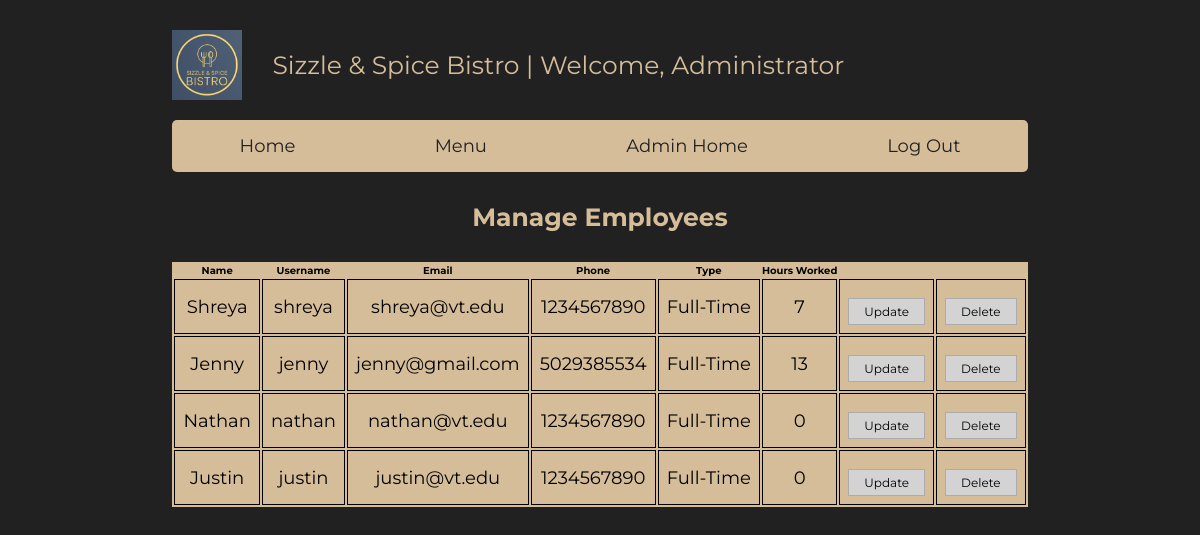
The page /restaurant-app/Admin/ManageEmp.php on the database its author committed.
### tables this page shows
CREATE TABLE `employee` (
  `emp_id` int(11) NOT NULL,
  `emp_name` varchar(20) NOT NULL,
  `emp_email` varchar(35) NOT NULL,
  `emp_type` enum('Full-Time','Part-Time') NOT NULL,
  `emp_phone` varchar(13) NOT NULL,
  `hours_worked` float NOT NULL DEFAULT 0,
  `emp_username` varchar(11) NOT NULL,
  `emp_password` varchar(11) NOT NULL
);

### restaurant-app/Admin/ManageEmp.php (the view, shortened to what this page needs)
<?php
require_once('../Connect.php');
$request = "select * from employee";
$query = mysqli_query($connection, $request);
?>
<!DOCTYPE html>
<html lang="en">
<head>
   <link rel="stylesheet" href="https://cdn.jsdelivr.net/npm/swiper@8/swiper-bundle.min.css" />
   <link rel="stylesheet" href="https://cdnjs.cloudflare.com/ajax/libs/font-awesome/6.2.0/css/all.min.css">
   <link rel="stylesheet" href="../style.css">
</head>
<body style="text-align:center; display:flex;">
<section class="header">
   <div class="flex">
      <div class="img-logo">
         <img src="../images/ResLogo.png" alt="Restaurant Logo">
      </div>
      <a class="logo">Sizzle & Spice Bistro | Welcome,
        <?php
                if (isset($_SESSION['admin_name'])) {
                    echo $_SESSION['admin_name'];
                } else {
                    echo "Administrator";
                }
        ?>
      </a>
   </div>
   <nav class="navbar">
      <a href="../index.php">Home</a>
      <a href="../Menu.php">Menu</a>
      <a href="AdminHome.php">Admin Home</a>
      <a href="../LogOut.php">Log Out</a>
   </nav>
<table>
<h1> Manage Employees <h1>
    <thead>
      <?php
         if (mysqli_num_rows($query) != 0) {
         ?>
    <tr>
        <th>Name</th>
        <th>Username</th>
        <th>Email</th>
        <th>Phone</th>
        <th>Type</th>
        <th>Hours Worked</th>
        <th></th>
    </tr>
    <?php } ?>
    </thead>
        <?php
          if ($query && mysqli_num_rows($query) == 0) {
            echo '<br><h1 style="color: var(--sub-color);">No Employees found<h1>';
         }
         else {
          while($row = $query->fetch_assoc()){
        ?>
        <tr>
            <td><?php echo $row['emp_name'];?></td>
            <td><?php echo $row['emp_username'];?></td>
            <td><?php echo $row['emp_email'];?></td>
            <td><?php echo $row['emp_phone'];?></td>
            <td><?php echo $row['emp_type'];?></td>
            <td><?php echo $row['hours_worked'];?></td>
            <td class="employee-update">
                <button class="btn btn-danger">
                    <a href="updateEmployee.php?updateid=<?php echo $row['emp_id'];?>">Update</a>
                </button>
            </td>
            <td class="reservation-delete">
               <button class="btn btn-danger">
                   <a href="DeleteEmp.php?deleteID=<?php echo $row['emp_id'];?>">Delete</a>
               </button>
            </td>
        </tr>
        <?php
          }}
        ?>
</table>
</section>
</body>
</html>

### restaurant-app/style.css (style rules this page uses)
:root { --main-color:#212121; --sub-color:#D6BD9A; --white:#fff; --border:.1rem solid rgba(82, 82, 82, 0.3); }
* { font-family: 'Montserrat', sans-serif; margin: 0; padding: 0; box-sizing: border-box; outline: none; border: none; text-decoration: none; }
html { font-size: 62.5%; overflow-x: hidden; }
body { background-color: var(--main-color); }
section { padding: 3rem 2rem; max-width: 1200px; margin: 0 auto; }
.btn { display: inline-block; cursor: pointer; padding: 1rem 3rem; border: var(--border); font-size: 1.8rem; color: var(--sub-color); text-align: center; text-transform: capitalize; transition: .2s linear; margin-top: 1rem; background-color: var(--main-color); }
.header { padding-bottom: 0; }
.header .flex .logo { color: var(--sub-color); font-size: 2.5rem; margin-top:2rem; }
.header .flex { display: flex; }
.header .navbar { display: flex; align-items: center; justify-content: space-around; gap: 1.5rem; margin-top: 2rem; background-color: var(--sub-color); padding: .5rem; border-radius: .5rem; }
.header .navbar a { font-size: 1.8rem; color: var(--main-color); padding: 1rem 3rem; border-radius: .5rem; }
.header h1 { color: var(--sub-color); margin-top: 3rem; font-size: 2.5rem; }
.img-logo { width: 100px; height: 70px; display: flex; }
.header table { margin-top: 3rem; align-items: center; background-color: var(--sub-color); }
.header button { background-color: lightgray; color: black; font-size: 12px; padding: 5px 15px; }
.header button a { color: black; }
.header td, td { font-size: 1.8rem; border: 1px solid black; text-align: center; padding: 8px; }

### rows shown on the page
employee: emp_name "Shreya", emp_username "shreya", emp_email "shreya@vt.edu", emp_phone "1234567890", emp_type "Full-Time", hours_worked "7"
employee: emp_name "Jenny", emp_username "jenny", emp_email "jenny@gmail.com", emp_phone "5029385534", emp_type "Full-Time", hours_worked "13"
employee: emp_name "Nathan", emp_username "nathan", emp_email "nathan@vt.edu", emp_phone "1234567890", emp_type "Full-Time", hours_worked "0"
employee: emp_name "Justin", emp_username "justin", emp_email "justin@vt.edu", emp_phone "1234567890", emp_type "Full-Time", hours_worked "0"
